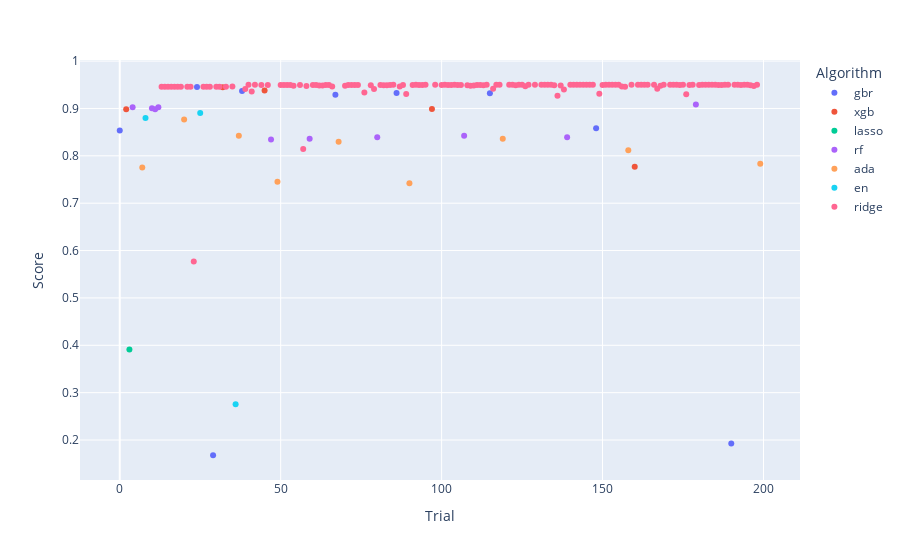

Notebook source saved alongside this figure:
### Code cell
import plotly.express as px


fig = px.scatter(df_optuna.loc[df_optuna.Score > 0], 
                 x="Trial", 
                 y="Score", 
                 color="Algorithm",
                 hover_data=['Parameters'])

fig.update_layout(
    hoverlabel=dict(
        bgcolor="white",
        font_size=8,
        font_family="Rockwell"
    )
)

fig.show()

### Figure 1 — Plotly figure (JSON) as saved in the notebook; plotly's stock layout.template omitted (floating-point values rounded to 4 significant figures; data arrays with more than 128 entries replaced by an {"elided": "..."} marker saying what was removed)
{"data": [{"customdata": {"elided": "9 rows, 176 mixed values in total"}, "hovertemplate": "Algorithm=gbr<br>Trial=%{x}<br>Score=%{y}<br>Parameters=%{customdata[0]}<extra></extra>", "legendgroup": "gbr", "marker": {"color": "#636efa", "symbol": "circle"}, "mode": "markers", "name": "gbr", "orientation": "v", "showlegend": true, "type": "scatter", "x": [0, 24, 29, 38, 67, 86, 115, 148, 190], "xaxis": "x", "y": [0.8535, 0.9453, 0.1679, 0.9367, 0.9288, 0.9325, 0.9322, 0.8584, 0.1926], "yaxis": "y"}, {"customdata": [[[["scaling_method", "standard"], ["encoding_method", "ordinal"], ["algorithm", "xgb"], ["n_estimators", 357], ["learning_rate", 0.6707], ["max_depth", 7], ["subsample", 0.9729], ["colsample_bytree", 0.5661], ["min_child_weight", 11]]], [[["scaling_method", "robust"], ["encoding_method", "onehot"], ["drop", null], ["algorithm", "xgb"], ["n_estimators", 557], ["learning_rate", 0.07686], ["max_depth", 7], ["subsample", 0.7008], ["colsample_bytree", 0.9804], ["min_child_weight", 19]]], [[["scaling_method", "standard"], ["encoding_method", "onehot"], ["drop", null], ["algorithm", "xgb"], ["n_estimators", 647], ["learning_rate", 0.2164], ["max_depth", 6], ["subsample", 0.8753], ["colsample_bytree", 0.7398], ["min_child_weight", 10]]], [[["scaling_method", "robust"], ["encoding_method", "onehot"], ["drop", null], ["algorithm", "xgb"], ["n_estimators", 587], ["learning_rate", 0.009613], ["max_depth", 5], ["subsample", 0.7086], ["colsample_bytree", 0.8523], ["min_child_weight", 15]]], [[["scaling_method", "robust"], ["encoding_method", "onehot"], ["drop", null], ["algorithm", "xgb"], ["n_estimators", 645], ["learning_rate", 0.007103], ["max_depth", 7], ["subsample", 0.7128], ["colsample_bytree", 0.8382], ["min_child_weight", 13]]]], "hovertemplate": "Algorithm=xgb<br>Trial=%{x}<br>Score=%{y}<br>Parameters=%{customdata[0]}<extra></extra>", "legendgroup": "xgb", "marker": {"color": "#EF553B", "symbol": "circle"}, "mode": "markers", "name": "xgb", "orientation": "v", "showlegend": true, "type": "scatter", "x": [2, 32, 45, 97, 160], "xaxis": "x", "y": [0.8983, 0.9449, 0.9382, 0.8988, 0.7768], "yaxis": "y"}, {"customdata": [[[["scaling_method", "standard"], ["encoding_method", "onehot"], ["drop", null], ["algorithm", "lasso"], ["alpha", 0.1869]]]], "hovertemplate": "Algorithm=lasso<br>Trial=%{x}<br>Score=%{y}<br>Parameters=%{customdata[0]}<extra></extra>", "legendgroup": "lasso", "marker": {"color": "#00cc96", "symbol": "circle"}, "mode": "markers", "name": "lasso", "orientation": "v", "showlegend": true, "type": "scatter", "x": [3], "xaxis": "x", "y": [0.3912], "yaxis": "y"}, {"customdata": {"elided": "10x1x9x2 mixed values"}, "hovertemplate": "Algorithm=rf<br>Trial=%{x}<br>Score=%{y}<br>Parameters=%{customdata[0]}<extra></extra>", "legendgroup": "rf", "marker": {"color": "#ab63fa", "symbol": "circle"}, "mode": "markers", "name": "rf", "orientation": "v", "showlegend": true, "type": "scatter", "x": [4, 10, 11, 12, 47, 59, 80, 107, 139, 179], "xaxis": "x", "y": [0.9026, 0.9006, 0.8984, 0.9026, 0.8345, 0.836, 0.8394, 0.8425, 0.8392, 0.9082], "yaxis": "y"}, {"customdata": [[[["scaling_method", "robust"], ["encoding_method", "ordinal"], ["algorithm", "ada"], ["learning_rate", 0.002904], ["loss", "linear"], ["n_estimators", 629]]], [[["scaling_method", "robust"], ["encoding_method", "onehot"], ["drop", null], ["algorithm", "ada"], ["learning_rate", 0.7668], ["loss", "exponential"], ["n_estimators", 918]]], [[["scaling_method", "robust"], ["encoding_method", "ordinal"], ["algorithm", "ada"], ["learning_rate", 0.06593], ["loss", "square"], ["n_estimators", 218]]], [[["scaling_method", "standard"], ["encoding_method", "onehot"], ["drop", null], ["algorithm", "ada"], ["learning_rate", 0.0006874], ["loss", "exponential"], ["n_estimators", 157]]], [[["scaling_method", "standard"], ["encoding_method", "ordinal"], ["algorithm", "ada"], ["learning_rate", 0.01765], ["loss", "square"], ["n_estimators", 513]]], [[["scaling_method", "robust"], ["encoding_method", "onehot"], ["drop", null], ["algorithm", "ada"], ["learning_rate", 0.0001078], ["loss", "linear"], ["n_estimators", 429]]], [[["scaling_method", "robust"], ["encoding_method", "onehot"], ["drop", null], ["algorithm", "ada"], ["learning_rate", 0.1392], ["loss", "linear"], ["n_estimators", 96]]], [[["scaling_method", "minmax"], ["encoding_method", "onehot"], ["drop", null], ["algorithm", "ada"], ["learning_rate", 0.03145], ["loss", "exponential"], ["n_estimators", 206]]], [[["scaling_method", "robust"], ["encoding_method", "ordinal"], ["algorithm", "ada"], ["learning_rate", 0.1257], ["loss", "square"], ["n_estimators", 21]]]], "hovertemplate": "Algorithm=ada<br>Trial=%{x}<br>Score=%{y}<br>Parameters=%{customdata[0]}<extra></extra>", "legendgroup": "ada", "marker": {"color": "#FFA15A", "symbol": "circle"}, "mode": "markers", "name": "ada", "orientation": "v", "showlegend": true, "type": "scatter", "x": [7, 20, 37, 49, 68, 90, 119, 158, 199], "xaxis": "x", "y": [0.7753, 0.8769, 0.8425, 0.7452, 0.8295, 0.7422, 0.8358, 0.8116, 0.7833], "yaxis": "y"}, {"customdata": [[[["scaling_method", "standard"], ["encoding_method", "ordinal"], ["algorithm", "en"], ["alpha", 0.07464]]], [[["scaling_method", "maxabs"], ["encoding_method", "onehot"], ["drop", null], ["algorithm", "en"], ["alpha", 0.007642]]], [[["scaling_method", "robust"], ["encoding_method", "onehot"], ["drop", null], ["algorithm", "en"], ["alpha", 0.2996]]]], "hovertemplate": "Algorithm=en<br>Trial=%{x}<br>Score=%{y}<br>Parameters=%{customdata[0]}<extra></extra>", "legendgroup": "en", "marker": {"color": "#19d3f3", "symbol": "circle"}, "mode": "markers", "name": "en", "orientation": "v", "showlegend": true, "type": "scatter", "x": [8, 25, 36], "xaxis": "x", "y": [0.8798, 0.8903, 0.2755], "yaxis": "y"}, {"customdata": {"elided": "145 rows, 1440 mixed values in total"}, "hovertemplate": "Algorithm=ridge<br>Trial=%{x}<br>Score=%{y}<br>Parameters=%{customdata[0]}<extra></extra>", "legendgroup": "ridge", "marker": {"color": "#FF6692", "symbol": "circle"}, "mode": "markers", "name": "ridge", "orientation": "v", "showlegend": true, "type": "scatter", "x": {"elided": "145 int values"}, "xaxis": "x", "y": {"elided": "145 float values"}, "yaxis": "y"}], "layout": {"hoverlabel": {"bgcolor": "white", "font": {"family": "Rockwell", "size": 8}}, "legend": {"title": {"text": "Algorithm"}, "tracegroupgap": 0}, "margin": {"t": 60}, "xaxis": {"anchor": "y", "domain": [0, 1], "title": {"text": "Trial"}}, "yaxis": {"anchor": "x", "domain": [0, 1], "title": {"text": "Score"}}}}
